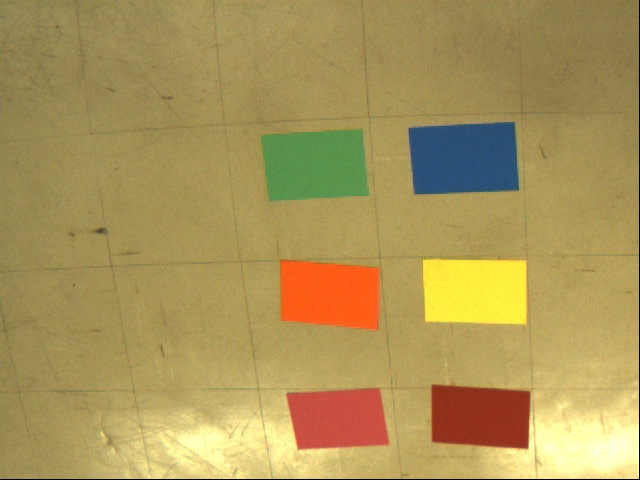
#> input picture ex1/cores.jpeg, 640 x 480 px
$ python entrega1.py
#> lines starting #> are read from the running program, lines starting #| are printed output that depends on the picture; after the words box and inside, x2 and y2 are one past the last pixel; in counts of white or black regions, pixels touching at a corner belong together
import cv2
import numpy as np

img = cv2.imread('cores.jpeg')
#> img is the input picture: shape (480, 640, 3); mean B, G, R 88.4, 149.4, 171.1
result = cv2.cvtColor(img, cv2.COLOR_BGR2HSV)
#> result: shape (480, 640, 3); mean H, S, V 24.8, 127.6, 173.9

 # blue
lower = np.array([100,50,50])
upper = np.array([140,255,255])
mask = cv2.inRange(result, lower, upper)
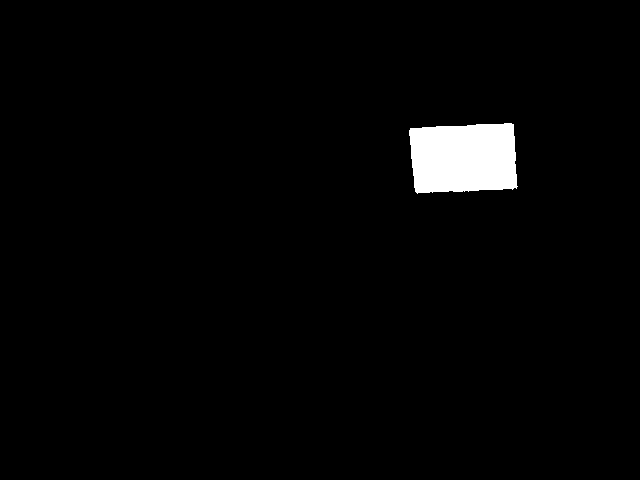
#> mask: shape (480, 640); 2.2% white; 1 white region, box (x1, y1, x2, y2) and area: (409, 123, 518, 194) 6820
blue = cv2.bitwise_and(img, img, mask= mask)
m, blue = cv2.threshold(blue, 10, 255, cv2.THRESH_BINARY)
bluecolor = np.array([255, 0, 0])
blue = cv2.bitwise_and(blue, bluecolor)
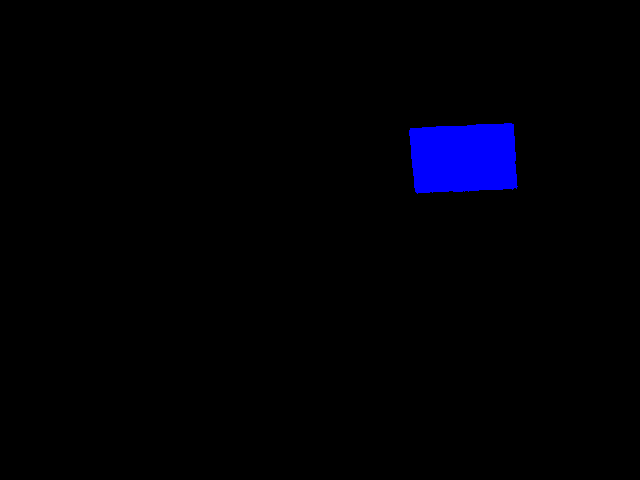
#> blue: shape (480, 640, 3); mean B, G, R 5.7, 0, 0

# green
lower = np.array([40,50,50])
upper = np.array([60,255,255])
mask = cv2.inRange(result, lower, upper)
#> mask: shape (480, 640); 2.2% white; 12 white regions (11 under 20 px), largest, box (x1, y1, x2, y2) and area: (261, 130, 368, 201) 6659
green = cv2.bitwise_and(img, img, mask= mask)
kernel = np.ones((5,5),np.uint8)
green = cv2.erode(green, kernel,iterations = 1)
m, green = cv2.threshold(green, 10, 255, cv2.THRESH_BINARY)
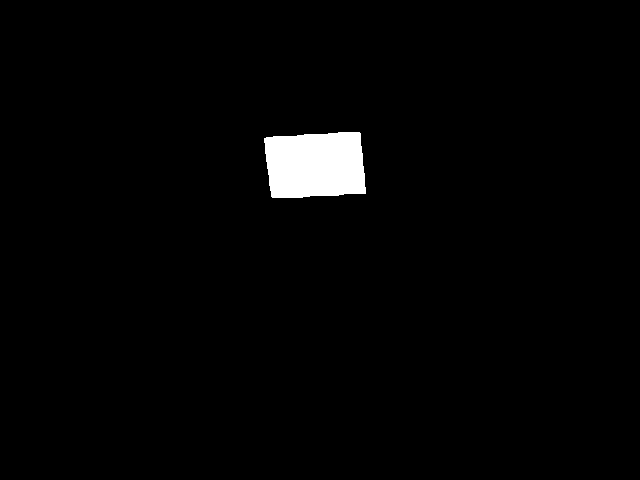
#> green: shape (480, 640, 3); 1.9% white; 1 white region, box (x1, y1, x2, y2) and area: (264, 132, 366, 198) 5969
greencolor = np.array([0, 255, 0])
green = cv2.bitwise_and(green, greencolor)

# yellow
lower = np.array([10,140,50])
upper = np.array([40,255,255])
kernel = np.ones((10,10),np.uint8)
yellow = cv2.erode(result, kernel,iterations = 1)
#> yellow: shape (480, 640, 3); mean H, S, V 22.4, 115.9, 159.7
mask = cv2.inRange(yellow, lower, upper)
#> mask: shape (480, 640); 1.8% white; 1 white region, box (x1, y1, x2, y2) and area: (425, 261, 525, 321) 5624
yellow = cv2.bitwise_and(img, img, mask= mask)
m, yellow = cv2.threshold(yellow, 10, 255, cv2.THRESH_BINARY)
yellowcolor = np.array([0, 255, 255])
yellow = cv2.bitwise_and(yellow, yellowcolor)

# orange
lower = np.array([7,140,50])
upper = np.array([17,255,255])
kernel = np.ones((10,10),np.uint8)
orange = cv2.erode(result, kernel,iterations = 1)
kernel = np.ones((5,5),np.uint8)
orange = cv2.dilate(orange, kernel,iterations = 1)
#> orange: shape (480, 640, 3); mean H, S, V 23.2, 118.7, 164
mask = cv2.inRange(orange, lower, upper)
#> mask: shape (480, 640); 1.9% white; 1 white region, box (x1, y1, x2, y2) and area: (281, 261, 380, 329) 5880
orange = cv2.bitwise_and(img, img, mask= mask)
m, orange = cv2.threshold(orange, 10, 255, cv2.THRESH_BINARY)
orangecolor = np.array([0, 128, 255])
orange = cv2.bitwise_and(orange, orangecolor)

# brown
lower = np.array([3,180,50])
upper = np.array([6,255,255])
kernel = np.ones((10,10),np.uint8)
brown = cv2.erode(result, kernel,iterations = 1)
kernel = np.ones((5,5),np.uint8)
brown = cv2.dilate(brown, kernel,iterations = 2)
#> brown: shape (480, 640, 3); mean H, S, V 24, 121.5, 168.2
mask = cv2.inRange(brown, lower, upper)
#> mask: shape (480, 640); 1.7% white; 1 white region, box (x1, y1, x2, y2) and area: (433, 388, 529, 446) 5154
brown = cv2.bitwise_and(img, img, mask= mask)
m, brown = cv2.threshold(brown, 10, 255, cv2.THRESH_BINARY)
browncolor = np.array([0, 76, 153])
brown = cv2.bitwise_and(brown, browncolor)

# red
lower = np.array([3,50,150])
upper = np.array([7,255,255])
mask = cv2.inRange(result, lower, upper)
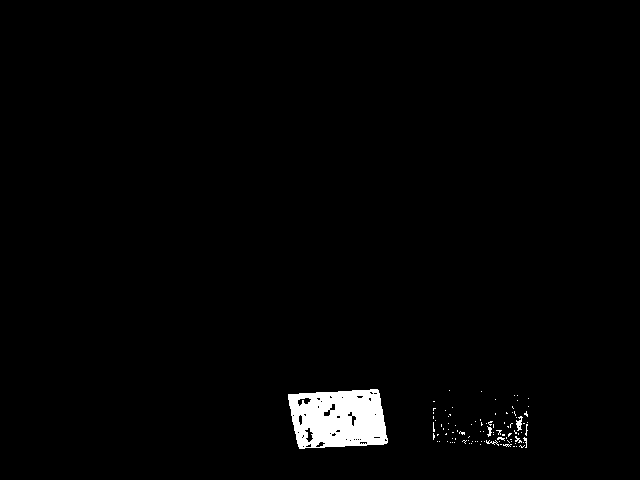
#> mask: shape (480, 640); 1.7% white; 97 white regions (91 under 20 px), largest, box (x1, y1, x2, y2) and area: (288, 389, 388, 449) 4701, (516, 416, 523, 431) 56, (487, 426, 492, 437) 29, (486, 440, 499, 446) 27, (515, 436, 522, 443) 23, (523, 437, 527, 448) 20
red = cv2.bitwise_and(img, img, mask= mask)
kernel = np.ones((2,2),np.uint8)
red = cv2.erode(red, kernel,iterations = 2)
kernel = np.ones((6,6),np.uint8)
red = cv2.dilate(red, kernel,iterations = 2)
kernel = np.ones((7,7),np.uint8)
red = cv2.erode(red, kernel,iterations = 2)
m, red = cv2.threshold(red, 10, 255, cv2.THRESH_BINARY)
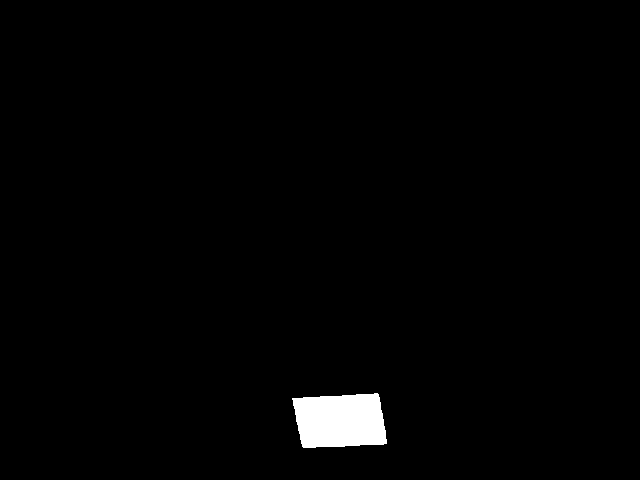
#> red: shape (480, 640, 3); 1.4% white; 1 white region, box (x1, y1, x2, y2) and area: (292, 393, 387, 448) 4399
redcolor = np.array([0, 0, 255])
red = cv2.bitwise_and(red, redcolor)

result = cv2.bitwise_or(brown, red)
result = cv2.bitwise_or(green, result)
result = cv2.bitwise_or(blue, result)
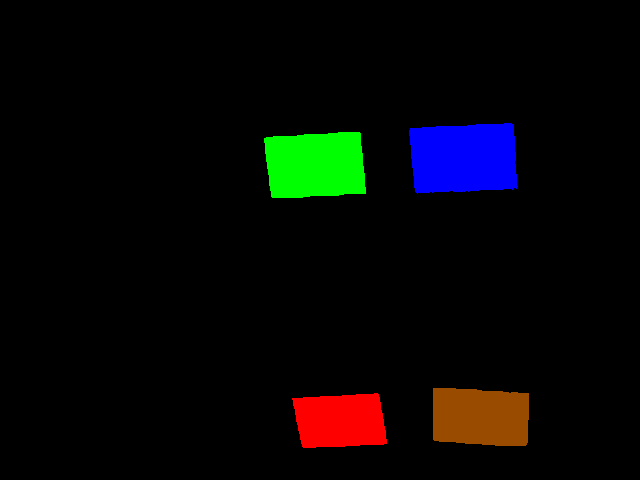
#> result: shape (480, 640, 3); mean B, G, R 5.7, 6.2, 6.2
result = cv2.bitwise_or(yellow, result)
result = cv2.bitwise_or(orange, result)
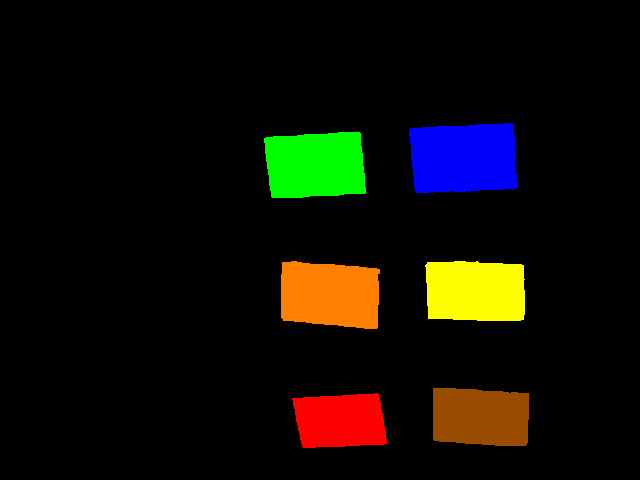
#> result: shape (480, 640, 3); mean B, G, R 5.7, 13.3, 15.8

cv2.imwrite('final.jpeg', result)
